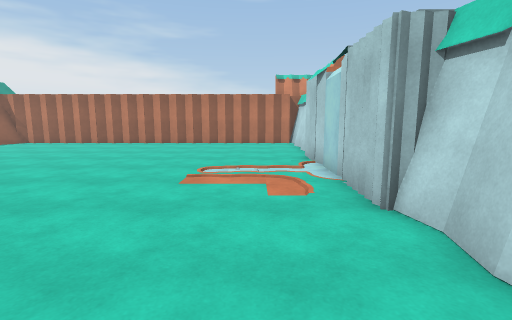
View 1 (above)

13 first-person views from a walk through a Unity game level. The camera is 1.4 m above the floor, tilts 8° down and sees 85° across. The floor is counted in squares, 1 m on a side. Each view is taken from the middle of a square. On the plan, view 1 faces up. The plan holds only what a view shows up to about 14 squares ahead; the rest is blank. The player character is not drawn. Some animated figures are left out. Surface patterns are stand-ins for the level's own textures.

View 2
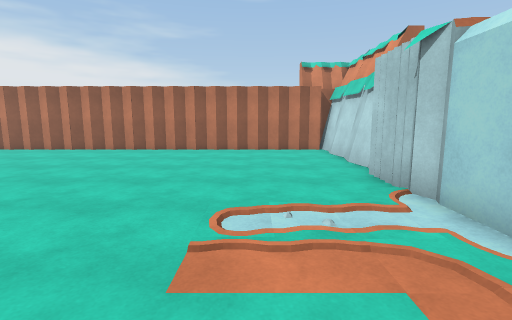

View 3
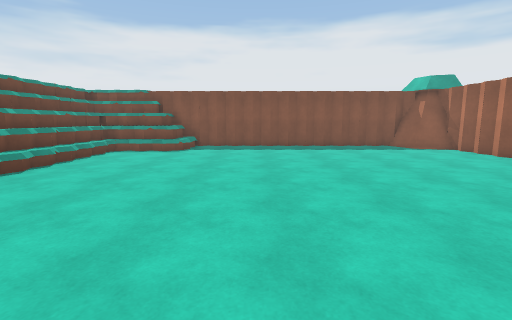

View 4
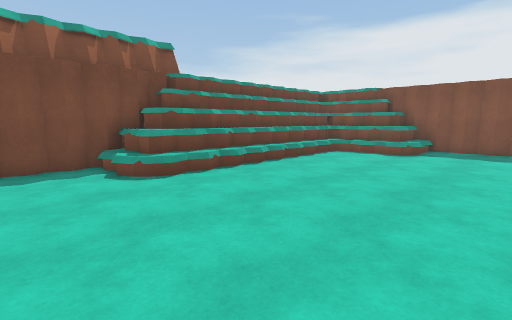

View 5
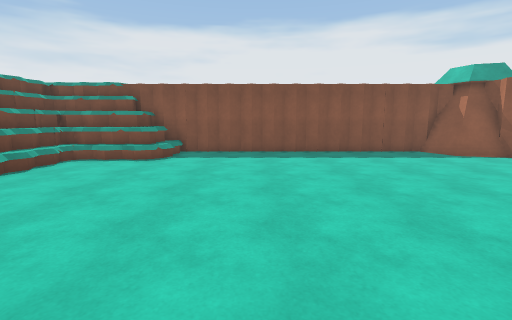

View 6
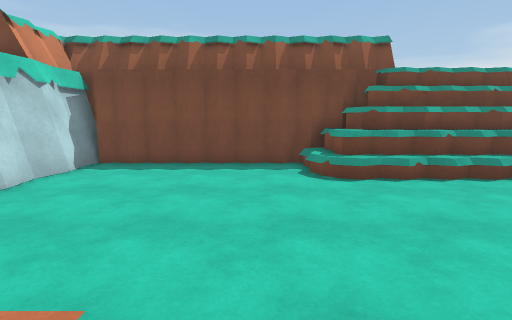

View 7
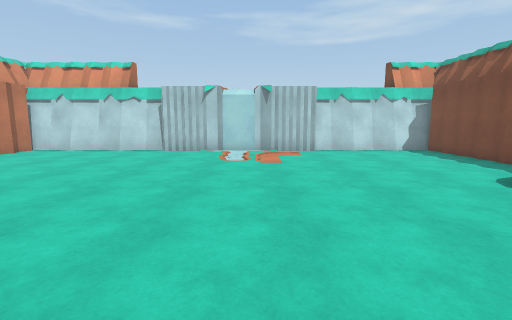

View 8
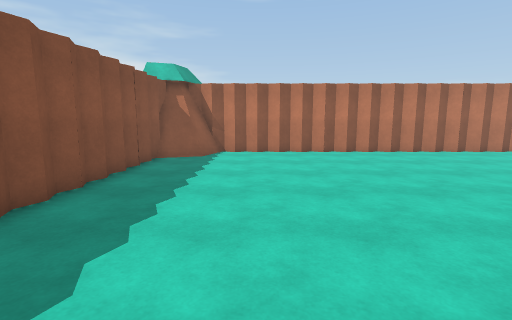

View 9
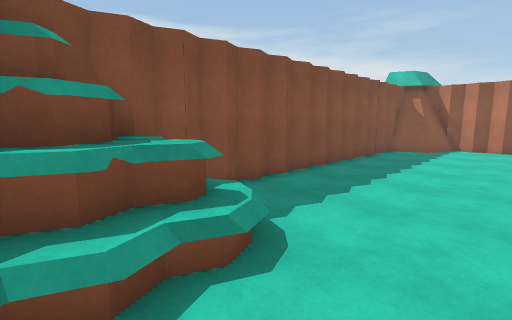

View 10
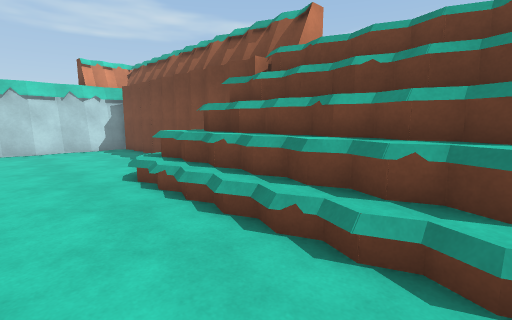

View 11
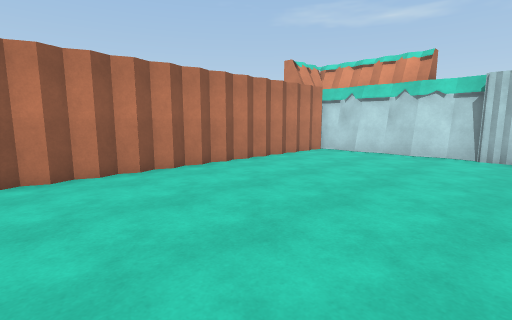

View 12
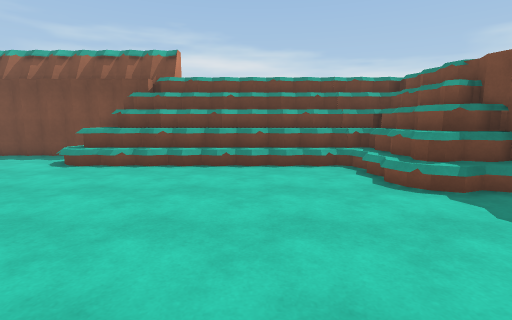

View 13
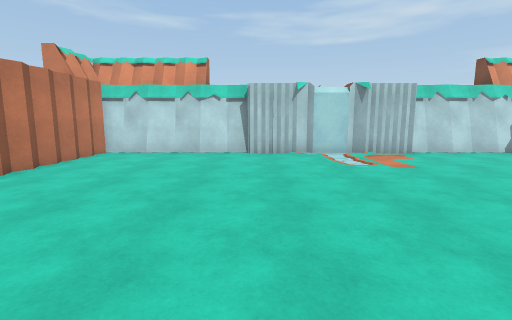

### Floor plan
Key: @ floor where view 1 was taken; # wall or solid block; . floor; O other object.
Columns run from 17 left of view 1 to 3 right of it. Each row starts with its distance up from view 1.
 18   OO##O##O##O##O##O##
 17  OO.................O
 16 OOO................OO
 15 O...................O
 14 #..................OO
 13 O..................OO
 12 #...................O
 11 #..................OO
 10 #..................O
  9 O..................#O
  8 #..................#O
  7 O..................#
  6 #..................O
  5 #..................O
  4 #OOO...............OO
  3 OOO.................O
  2 OOO................OO
  1  OOOOOOOOOOOO.......O
  0  OOOOOOOOOOOO....@.OO
 -1  OO#OO#OOOOOOOOOOOOOO
 -2           #        ##

Positions as (right, up) in squares from view 1, and headings:
1: (0, 0), facing up
2: (-1, 4), facing up
3: (-1, 8), facing left
4: (-2, 8), facing down-left
5: (-4, 8), facing left
6: (-3, 8), facing down
7: (-11, 7), facing right
8: (-13, 5), facing up
9: (-12, 2), facing up-left
10: (-12, 4), facing down-right
11: (-10, 10), facing up-right
12: (-11, 10), facing down
13: (-10, 11), facing right
